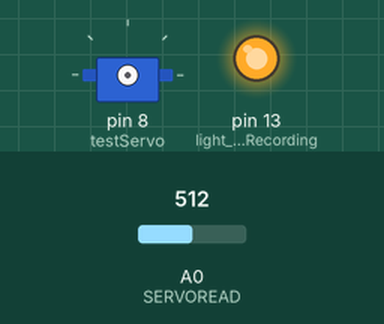
Recording of a sketch running on a simulated Arduino Uno, built with avr-gcc and run on an emulated ATmega328P. On the bench: servo, output pins drawn as LEDs (lit = HIGH). The test bench sets the inputs (shaded band); at power-on: A0 (SERVOREAD) = 512.

Above: at 4.9 s.
At 15.4 s:
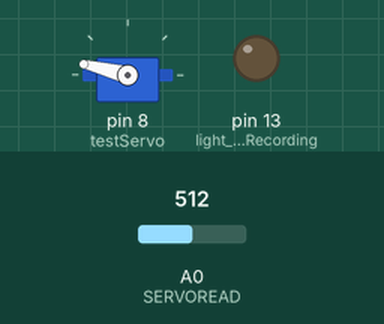
Timing chart, 0 to 27.1 s (numbered marks = the images above):
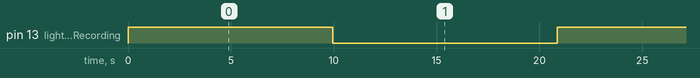

The sketch:

SevoRecordExperiment.ino
```cpp
/*
This sketch is for validating the concept
Solution inspired by: https://www.youtube.com/watch?v=QR_Oo8hpsL4&feature=youtu.be
*/
#include <Servo.h>

#define SERVOREAD A0
int rawServoPos = 0;

#define SERVOWRITE 8

int estServoPos = 0;

// Sampling frequency
#define SF 30
// Roughly enough mem for 1800 Length
#define MAXRECORDLENGTH 300
unsigned char recordedPos[MAXRECORDLENGTH];
int recordLength = 0;

Servo testServo;

void setup() {
  Serial.begin(9600);
  pinMode(LED_BUILTIN, OUTPUT); // light when Recording
}


void loop() {
  Record();
  Play();

  delay(1000);
}

bool EndRecord() {
  return false;
}

void Record() {
  digitalWrite(LED_BUILTIN, HIGH);
  int i = 0;
  for (; i<MAXRECORDLENGTH && !EndRecord(); i++) {

    rawServoPos = analogRead(SERVOREAD);
    estServoPos = map(rawServoPos, 60, 550, 0, 180);
    recordedPos[i] = estServoPos;

    delay(1000/SF);
  }
  recordLength = i;
  digitalWrite(LED_BUILTIN, LOW);
}

void Play() {
  testServo.attach(8);
  for (int i = 0; i<recordLength; i++) {
    testServo.write(recordedPos[i]);
    delay(1000/SF);
  }
  testServo.detach();
}
```

Measured:
- by itself, pin 13 (light_when_Recording): alternates HIGH for 9.9 s and LOW for 10.9 s
